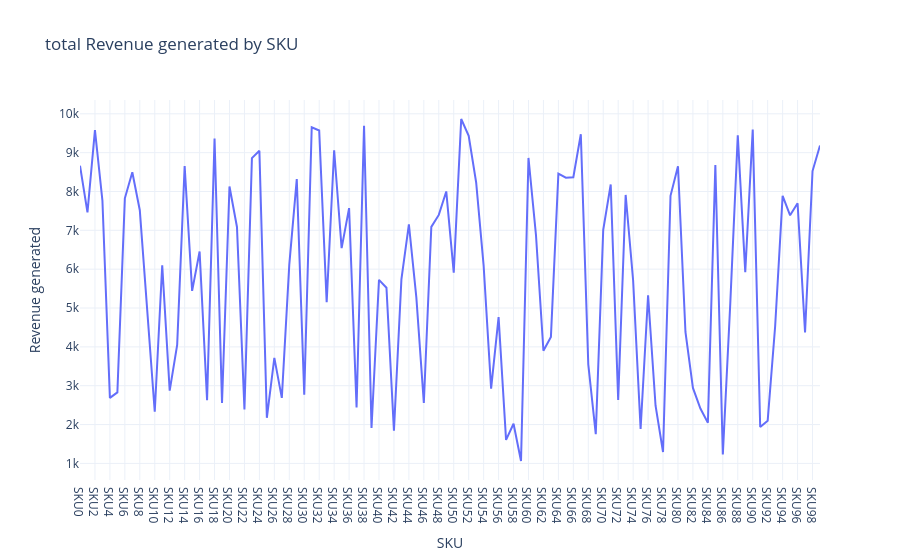

Notebook cell for this chart:
### Code cell
rev_chart = px.line(df,x = 'SKU',
                    y='Revenue generated',
                    title = 'total Revenue generated by SKU')
rev_chart.show()

### Figure 1 — Plotly figure (JSON) as saved in the notebook; plotly's stock layout.template omitted (floating-point values rounded to 4 significant figures)
{"data": [{"hovertemplate": "SKU=%{x}<br>Revenue generated=%{y}<extra></extra>", "legendgroup": "", "line": {"color": "#636efa", "dash": "solid"}, "marker": {"symbol": "circle"}, "mode": "lines", "name": "", "orientation": "v", "showlegend": false, "type": "scatter", "x": ["SKU0", "SKU1", "SKU2", "SKU3", "SKU4", "SKU5", "SKU6", "SKU7", "SKU8", "SKU9", "SKU10", "SKU11", "SKU12", "SKU13", "SKU14", "SKU15", "SKU16", "SKU17", "SKU18", "SKU19", "SKU20", "SKU21", "SKU22", "SKU23", "SKU24", "SKU25", "SKU26", "SKU27", "SKU28", "SKU29", "SKU30", "SKU31", "SKU32", "SKU33", "SKU34", "SKU35", "SKU36", "SKU37", "SKU38", "SKU39", "SKU40", "SKU41", "SKU42", "SKU43", "SKU44", "SKU45", "SKU46", "SKU47", "SKU48", "SKU49", "SKU50", "SKU51", "SKU52", "SKU53", "SKU54", "SKU55", "SKU56", "SKU57", "SKU58", "SKU59", "SKU60", "SKU61", "SKU62", "SKU63", "SKU64", "SKU65", "SKU66", "SKU67", "SKU68", "SKU69", "SKU70", "SKU71", "SKU72", "SKU73", "SKU74", "SKU75", "SKU76", "SKU77", "SKU78", "SKU79", "SKU80", "SKU81", "SKU82", "SKU83", "SKU84", "SKU85", "SKU86", "SKU87", "SKU88", "SKU89", "SKU90", "SKU91", "SKU92", "SKU93", "SKU94", "SKU95", "SKU96", "SKU97", "SKU98", "SKU99"], "xaxis": "x", "y": [8662.0, 7461.0, 9578.0, 7767.0, 2687.0, 2828.0, 7823.0, 8496.0, 7517.0, 4971.0, 2331.0, 6100.0, 2874.0, 4053.0, 8654.0, 5442.0, 6454.0, 2629.0, 9365.0, 2553.0, 8128.0, 7087.0, 2391.0, 8858.0, 9049.0, 2175.0, 3716.0, 2686.0, 6117.0, 8319.0, 2766.0, 9655.0, 9572.0, 5150.0, 9062.0, 6541.0, 7573.0, 2438.0, 9692.0, 1912.0, 5725.0, 5521.0, 1840.0, 5737.0, 7152.0, 5268.0, 2557.0, 7089.0, 7397.0, 8002.0, 5911.0, 9866.0, 9436.0, 8232.0, 6088.0, 2926.0, 4767.0, 1606.0, 2021.0, 1062.0, 8864.0, 6886.0, 3900.0, 4257.0, 8459.0, 8355.0, 8368.0, 9474.0, 3550.0, 1752.0, 7015.0, 8180.0, 2633.0, 7911.0, 5710.0, 1889.0, 5328.0, 2484.0, 1292.0, 7889.0, 8652.0, 4384.0, 2943.0, 2412.0, 2048.0, 8685.0, 1230.0, 5134.0, 9445.0, 5925.0, 9593.0, 1935.0, 2100.0, 4531.0, 7888.0, 7386.0, 7698.0, 4371.0, 8526.0, 9185.0], "yaxis": "y"}], "layout": {"legend": {"tracegroupgap": 0}, "title": {"text": "total Revenue generated by SKU"}, "xaxis": {"anchor": "y", "domain": [0, 1], "title": {"text": "SKU"}}, "yaxis": {"anchor": "x", "domain": [0, 1], "title": {"text": "Revenue generated"}}}}
